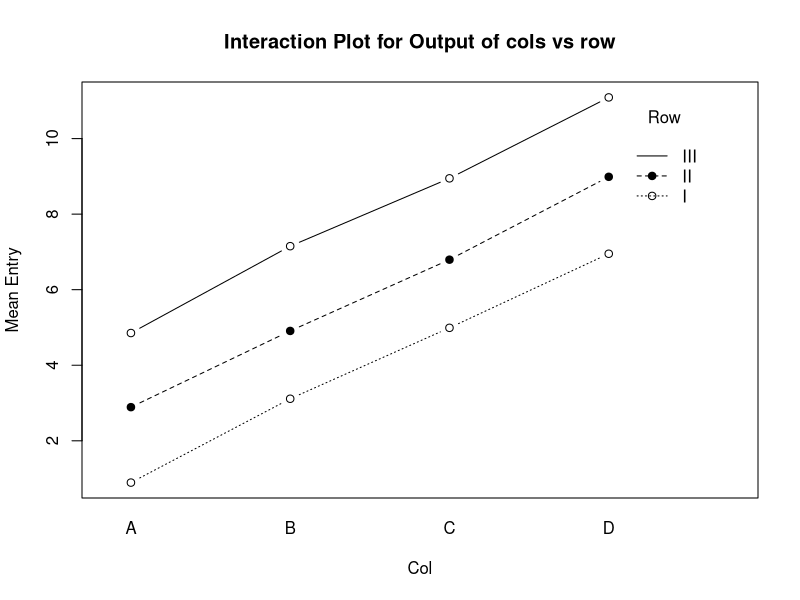
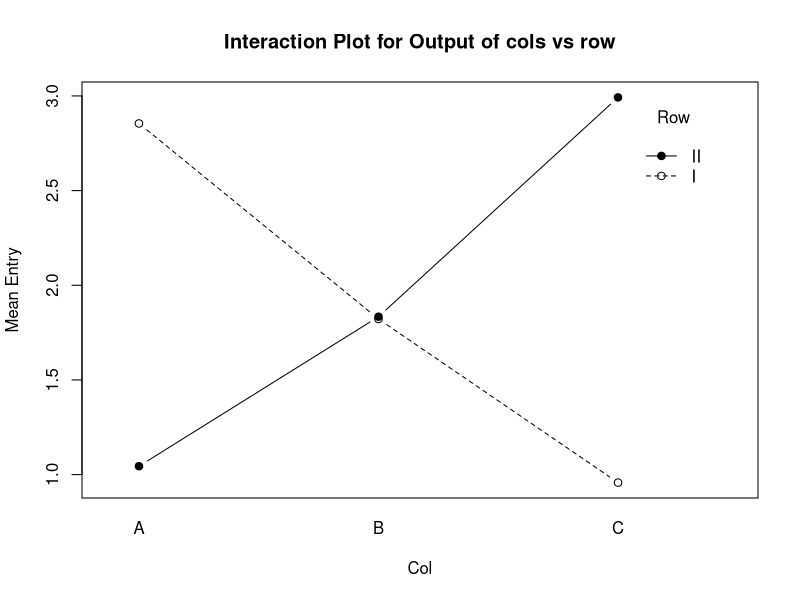

The R source for these figures, in order: (Note: this script raises an error after producing the figures.)
## ---- chunk 1
knitr::opts_chunk$set(echo = TRUE)
## ---- chunk 2

A <- c(rnorm(100,0,1) + 6 - 3 - 2, rnorm(100,0,1) + 6 - 3, rnorm(100,0,1) + 6 - 3 + 2)
B <- c(rnorm(100,0,1) + 6 - 1 - 2, rnorm(100,0,1) + 6 - 1, rnorm(100,0,1) + 6 - 1 + 2)
C <- c(rnorm(100,0,1) + 6 + 1 - 2, rnorm(100,0,1) + 6 + 1, rnorm(100,0,1) + 6 + 1 + 2)
D <- c(rnorm(100,0,1) + 6 + 3 - 2, rnorm(100,0,1) + 6 + 3, rnorm(100,0,1) + 6 + 3 + 2)
ABCD <- c(A,B,C,D)
At<-rep("A",300)
Bt<-rep("B",300)
Ct<-rep("C",300)
Dt<-rep("D",300)
Col<-c(At,Bt,Ct,Dt)
I <- rep("I",100)
II <- rep("II",100)
III <- rep("III",100)
comb <- c(I,II,III)
Row <- rep(comb, 4)
Row_by_Col <- data.frame(ABCD,Col,Row)
output_ANOVA <- aov(ABCD ~Col * Row,data=Row_by_Col)
summary(output_ANOVA)
TukeyHSD(output_ANOVA)
interaction.plot(x.factor=Col, trace.factor=Row,response=ABCD, fun=mean, type="b", legend=T,ylab="Mean Entry", main="Interaction Plot for Output of cols vs row",pch=c(1,19))
## ---- chunk 3

A <- c(rnorm(100,0,1) + 2 + 1, rnorm(100,0,1) + 2 - 1)
B <- c(rnorm(100,0,1) + 2, rnorm(100,0,1) + 2)
C <- c(rnorm(100,0,1) + 2 - 1, rnorm(100,0,1) + 2 + 1)
ABC <- c(A,B,C)
At<-rep("A",200)
Bt<-rep("B",200)
Ct<-rep("C",200)
Col<-c(At,Bt,Ct)
I <- rep("I",100)
II <- rep("II",100)
comb <- c(I,II)
Row <- rep(comb, 3)
Row_by_Col <- data.frame(ABC,Col,Row)
output_ANOVA <- aov(ABC ~Col * Row,data=Row_by_Col)
summary(output_ANOVA)
TukeyHSD(output_ANOVA)
interaction.plot(x.factor=Col, trace.factor=Row,response=ABC, fun=mean, type="b", legend=T,ylab="Mean Entry", main="Interaction Plot for Output of cols vs row",pch=c(1,19))
## ---- chunk 4
Group1_worm<-c(279,338,334,198,303)
Group2_worm<-c(378,275,412,265,286)
Group3_worm<-c(172,335,335,282,250)
Group4_worm<-c(381,346,340,471,318)
GR1<-rep("Group 1",5)
GR2<-rep("Group 2",5)
GR3<-rep("Group 3",5)
GR4<-rep("Group 4",5)
GroupTot<-c(Group1_worm,Group2_worm,Group3_worm,Group4_worm)
Group<-c(GR1,GR2,GR3,GR4)
wormCount_by_Group<-data.frame(GroupTot,Group)
plot(GroupTot~Group, data=wormCount_by_Group)
print("So it looks like the variance for Group 4 is bigger.")
worm_ANOVA<-aov(GroupTot~Group, data=wormCount_by_Group)
summary(worm_ANOVA)
print("The F test only gives a p value of 0.12, which isn't significant.")
TukeyHSD(worm_ANOVA)
## ---- chunk 5
TreatmentA<-c(3.1,4.5,4.6,4.3,3.6,2.9,4.0,2.3,2.2,2.1,1.8,2.3)
TreatmentB<-c(8.2,11.0,8.8,7.2,9.2,6.1,4.9,12.4,3.0,3.7,3.8,2.9)
TreatmentC<-c(4.3,4.5,6.3,7.6,4.4,3.5,3.1,4.0,2.3,2.5,2.4,2.2)
TreatmentD<-c(4.5,7.1,6.6,6.2,5.6,10.0,7.1,3.8,3.0,3.6,3.1,3.3)
SurvivalHours<-c(TreatmentA,TreatmentB,TreatmentC,TreatmentD)
A<-rep("A",12)
B<-rep("B",12)
C<-rep("C",12)
D<-rep("D",12)
Treatments<-c(A,B,C,D)
poison1<-rep("I", 4)
poison2<-rep("II", 4)
poison3<-rep("III",4)
poison4<-c(poison1,poison2,poison3)
Poisons <-rep(poison4, 4)
Survival_by_Treatment<-data.frame(SurvivalHours,Treatments,Poisons)
Survival_ANOVA<-aov(SurvivalHours ~Treatments * Poisons, data=Survival_by_Treatment)
summary(Survival_ANOVA)
TukeyHSD(Survival_ANOVA)
interaction.plot(x.factor=Treatments, trace.factor=Poisons,
response=SurvivalHours, fun=mean, type="b", legend=T,
ylab="Hours Survived", main="Interaction Plot for Output by Poisons and Treatements",
pch=c(1,19))
print("As is clear to see from the graph, the small p-values, and the Tukey test, there is both interaction and main effects for the data.")
print("The largest affect seems to be between treatments A and B")
## ---- chunk 6
Load<-c(1,2,3,4,5,6,7,8,9,10)
totalLoad<-rep(Load,3)
Run1<-c(68.32,136.78,204.98,273.85,342.7,411.3,480.65,549.85,619,688.7)
Run2<-c(68.35,136.68,205.02,273.85,342.63,411.35,480.6,549.85,619.02,688.62)
Run3<-c(68.3,136.8,204.98,273.80,342.63,411.28,480.63,549.83,619.1,688.58)
Residuals<-c(Run1,Run2,Run3)
print("PART A:")
plot(totalLoad,Residuals,main="Load versus Deflection",xlab="The load in 10000's",ylab="The deflection")
print("The plot does look linear. Note that the difference between runs is small enough compared to the range of the data that while 3 points for each load were plotted, it looks like only 1 was.")

print("PART B:")
Regression_Load_Residuals<-lm(Residuals ~ totalLoad)
summary(Regression_Load_Residuals)
plot(Regression_Load_Residuals)
plot(totalLoad,Residuals,main="Load versus Deflection",xlab="The load in 10000's",ylab="The deflection")
abline(-1.46844,68.02172)
print("For the left half of the data, the line fits well, as the load increases, the data starts to curve up a little bit. So it appears that a straight line will not fully fit the data, so there is a little systematic lack of fit.")
